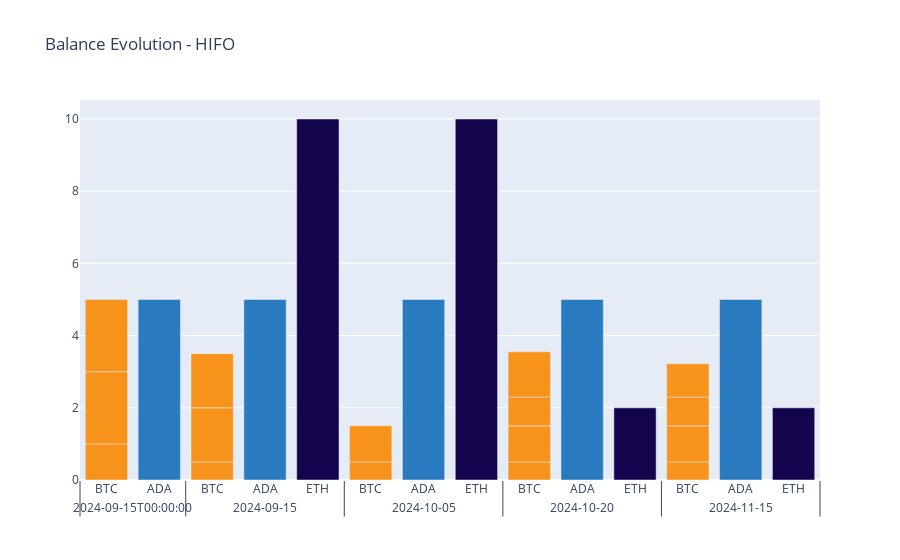

Write notebook code for a chart like this one.
### Markdown cell above
# Plot

### Code cell
df_balance_evolution['Colors'] = df_balance_evolution['Asset'].map({"BTC":'#f7931a','ETH':'#14044d','ADA':'#2A7ABF'})

# subplot setup
fig = make_subplots(rows=1, cols=1)

fig.add_trace(go.Bar(x=[df_balance_evolution['Date'], df_balance_evolution['Asset']],
                         y = df_balance_evolution['Units'],
                         marker_color = df_balance_evolution['Colors'],
                         showlegend = False 
                        ), row = 1, col = 1)

fig.update_layout(barmode='stack', title=f"Balance Evolution - {METHOD}")
fig.show()

### Figure 1 — Plotly figure (JSON) as saved in the notebook; plotly's stock layout.template omitted (floating-point values rounded to 4 significant figures)
{"data": [{"marker": {"color": ["#f7931a", "#f7931a", "#f7931a", "#2A7ABF", "#f7931a", "#f7931a", "#f7931a", "#2A7ABF", "#14044d", "#f7931a", "#f7931a", "#2A7ABF", "#14044d", "#f7931a", "#f7931a", "#2A7ABF", "#14044d", "#f7931a", "#f7931a", "#f7931a", "#f7931a", "#2A7ABF", "#14044d", "#f7931a", "#f7931a"]}, "showlegend": false, "type": "bar", "x": [["2024-09-15T00:00:00", "2024-09-15T00:00:00", "2024-09-15T00:00:00", "2024-09-15T00:00:00", "2024-09-15", "2024-09-15", "2024-09-15", "2024-09-15", "2024-09-15", "2024-10-05", "2024-10-05", "2024-10-05", "2024-10-05", "2024-10-20", "2024-10-20", "2024-10-20", "2024-10-20", "2024-10-20", "2024-10-20", "2024-11-15", "2024-11-15", "2024-11-15", "2024-11-15", "2024-11-15", "2024-11-15"], ["BTC", "BTC", "BTC", "ADA", "BTC", "BTC", "BTC", "ADA", "ETH", "BTC", "BTC", "ADA", "ETH", "BTC", "BTC", "ADA", "ETH", "BTC", "BTC", "BTC", "BTC", "ADA", "ETH", "BTC", "BTC"]], "xaxis": "x", "y": [1, 2, 2, 5, 0.5, 1.5, 1.5, 5, 10, 0.5, 1, 5, 10, 0.5, 1, 5, 2, 0.8, 1.25, 0.5, 1, 5, 2, 0.8, 0.92], "yaxis": "y"}], "layout": {"autosize": true, "barmode": "stack", "title": {"text": "Balance Evolution - HIFO"}, "xaxis": {"anchor": "y", "autorange": true, "domain": [0, 1], "range": [-0.5, 13.5], "type": "multicategory"}, "yaxis": {"anchor": "x", "autorange": true, "domain": [0, 1], "range": [0, 10.53], "type": "linear"}}}
